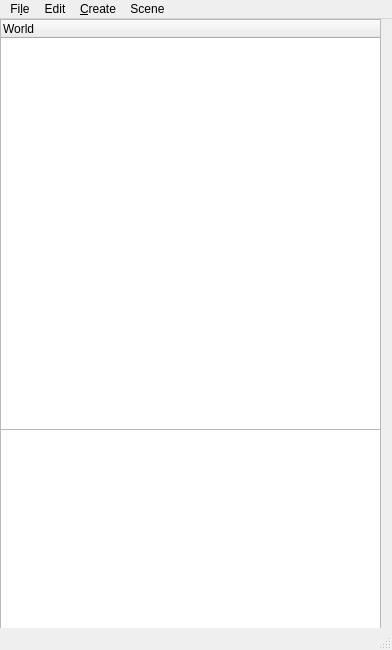
<?xml version="1.0" encoding="UTF-8"?>
<ui version="4.0">
 <class>EditWindow</class>
 <widget class="QMainWindow" name="EditWindow">
  <property name="geometry">
   <rect>
    <x>0</x>
    <y>0</y>
    <width>392</width>
    <height>650</height>
   </rect>
  </property>
  <property name="sizePolicy">
   <sizepolicy hsizetype="Expanding" vsizetype="Expanding">
    <horstretch>1</horstretch>
    <verstretch>1</verstretch>
   </sizepolicy>
  </property>
  <property name="minimumSize">
   <size>
    <width>250</width>
    <height>650</height>
   </size>
  </property>
  <property name="maximumSize">
   <size>
    <width>900</width>
    <height>16777215</height>
   </size>
  </property>
  <property name="windowTitle">
   <string>Editor</string>
  </property>
  <property name="toolTipDuration">
   <number>1</number>
  </property>
  <widget class="QWidget" name="centralwidget">
   <property name="sizePolicy">
    <sizepolicy hsizetype="Expanding" vsizetype="Expanding">
     <horstretch>0</horstretch>
     <verstretch>0</verstretch>
    </sizepolicy>
   </property>
   <widget class="ObjTreeWgt" name="objsList">
    <property name="geometry">
     <rect>
      <x>0</x>
      <y>0</y>
      <width>381</width>
      <height>411</height>
     </rect>
    </property>
    <property name="verticalScrollBarPolicy">
     <enum>Qt::ScrollBarAsNeeded</enum>
    </property>
    <property name="horizontalScrollBarPolicy">
     <enum>Qt::ScrollBarAlwaysOff</enum>
    </property>
    <property name="horizontalScrollMode">
     <enum>QAbstractItemView::ScrollPerItem</enum>
    </property>
    <column>
     <property name="text">
      <string>World</string>
     </property>
    </column>
   </widget>
   <widget class="QWidget" name="verticalLayoutWidget">
    <property name="geometry">
     <rect>
      <x>979</x>
      <y>0</y>
      <width>301</width>
      <height>331</height>
     </rect>
    </property>
    <layout class="QVBoxLayout" name="verticalLayout"/>
   </widget>
   <widget class="FileListWgt" name="fileList">
    <property name="geometry">
     <rect>
      <x>0</x>
      <y>410</y>
      <width>381</width>
      <height>201</height>
     </rect>
    </property>
   </widget>
  </widget>
  <widget class="QMenuBar" name="menubar">
   <property name="geometry">
    <rect>
     <x>0</x>
     <y>0</y>
     <width>392</width>
     <height>22</height>
    </rect>
   </property>
   <widget class="QMenu" name="menuFile">
    <property name="title">
     <string>Fi&amp;le</string>
    </property>
    <addaction name="actionOpen"/>
    <addaction name="actionSave"/>
    <addaction name="actionSave_As"/>
    <addaction name="actionRun"/>
    <addaction name="separator"/>
    <addaction name="actionBuild"/>
    <addaction name="actionClose_project"/>
   </widget>
   <widget class="QMenu" name="menuEdit">
    <property name="title">
     <string>Edit</string>
    </property>
    <addaction name="actionUndo"/>
    <addaction name="actionRedo"/>
   </widget>
   <widget class="QMenu" name="menuCreate">
    <property name="title">
     <string>&amp;Create</string>
    </property>
    <addaction name="actionCreateScene"/>
    <addaction name="actionCreateMaterial"/>
    <addaction name="actionCreateScript"/>
   </widget>
   <widget class="QMenu" name="menuObjects">
    <property name="title">
     <string>Scene</string>
    </property>
    <addaction name="actionNew_Object"/>
    <addaction name="actionNew_Cube"/>
    <addaction name="actionNew_Light"/>
    <addaction name="actionNew_Tile"/>
    <addaction name="separator"/>
    <addaction name="actionToggle_Cameras"/>
    <addaction name="actionRender_settings"/>
   </widget>
   <addaction name="menuFile"/>
   <addaction name="menuEdit"/>
   <addaction name="menuCreate"/>
   <addaction name="menuObjects"/>
  </widget>
  <widget class="QStatusBar" name="statusbar"/>
  <action name="actionUndo">
   <property name="text">
    <string>&amp;Undo</string>
   </property>
  </action>
  <action name="actionRedo">
   <property name="text">
    <string>&amp;Redo</string>
   </property>
  </action>
  <action name="actionCreateScene">
   <property name="text">
    <string>&amp;Scene</string>
   </property>
  </action>
  <action name="actionSave">
   <property name="text">
    <string>&amp;Save</string>
   </property>
  </action>
  <action name="actionSave_As">
   <property name="text">
    <string>Sa&amp;ve As</string>
   </property>
  </action>
  <action name="actionNew_Object">
   <property name="text">
    <string>&amp;New Object</string>
   </property>
  </action>
  <action name="actionOpen">
   <property name="text">
    <string>&amp;Open</string>
   </property>
  </action>
  <action name="actionClose_project">
   <property name="text">
    <string>Close project</string>
   </property>
  </action>
  <action name="actionRun">
   <property name="text">
    <string>Run</string>
   </property>
  </action>
  <action name="actionBuild">
   <property name="text">
    <string>Build</string>
   </property>
  </action>
  <action name="actionToggle_Cameras">
   <property name="text">
    <string>Toggle Cameras</string>
   </property>
  </action>
  <action name="actionNew_Cube">
   <property name="text">
    <string>New Cube</string>
   </property>
  </action>
  <action name="actionNew_Light">
   <property name="text">
    <string>New Light</string>
   </property>
  </action>
  <action name="actionNew_Tile">
   <property name="text">
    <string>New Tile</string>
   </property>
  </action>
  <action name="actionCreateMaterial">
   <property name="text">
    <string>Material</string>
   </property>
  </action>
  <action name="actionCreateScript">
   <property name="text">
    <string>Script</string>
   </property>
  </action>
  <action name="actionRender_settings">
   <property name="text">
    <string>Render settings</string>
   </property>
  </action>
 </widget>
 <customwidgets>
  <customwidget>
   <class>ObjTreeWgt</class>
   <extends>QTreeWidget</extends>
   <header>ProjEd/headers/ProjectEdit.h</header>
  </customwidget>
  <customwidget>
   <class>FileListWgt</class>
   <extends>QListWidget</extends>
   <header>ProjEd/headers/ProjectEdit.h</header>
  </customwidget>
 </customwidgets>
 <resources/>
 <connections/>
</ui>
